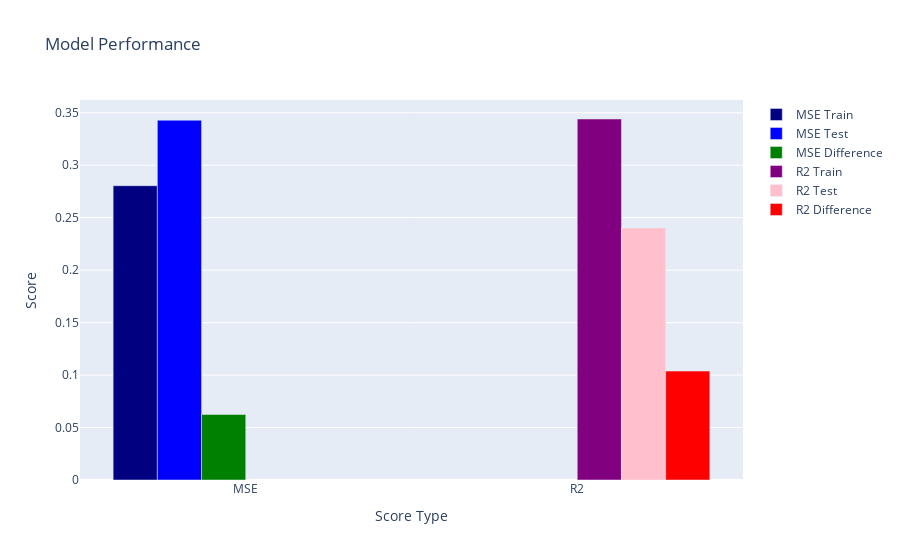

Here is the notebook cell this chart was saved with:
### Code cell
# Create an elastic net regression model
model = ElasticNet(alpha=0.001)

# Train the model
model.fit(df_x_select, df_y)

# Get the training MSE, R2 score, Testing MSE, and R2 score
mse_train = mean_squared_error(df_y, model.predict(df_x_select))
r2_train = r2_score(df_y, model.predict(df_x_select))
mse_test = mean_squared_error(df_test_y, model.predict(df_test_x_select))
r2_test = r2_score(df_test_y, model.predict(df_test_x_select))

# Print the training MSE and R2 score
print('Training MSE: ', mse_train)
print('Training R2: ', r2_train)

# Print the testing MSE and R2 score
print('Testing MSE: ', mse_test)
print('Testing R2: ', r2_test)

# Display the scores
plot_scores(mse_train, r2_train, mse_test, r2_test)

# Save the model
pickle.dump(model, open('models/regression/elastic_net.pkl', 'wb'))

### Figure 1 — Plotly figure (JSON) as saved in the notebook; plotly's stock layout.template omitted (floating-point values rounded to 4 significant figures)
{"data": [{"marker": {"color": "navy"}, "name": "MSE Train", "type": "bar", "x": ["MSE"], "y": [0.2805]}, {"marker": {"color": "blue"}, "name": "MSE Test", "type": "bar", "x": ["MSE"], "y": [0.3429]}, {"marker": {"color": "green"}, "name": "MSE Difference", "type": "bar", "x": ["MSE"], "y": [0.06242]}, {"marker": {"color": "purple"}, "name": "R2 Train", "type": "bar", "x": ["R2"], "y": [0.3441]}, {"marker": {"color": "pink"}, "name": "R2 Test", "type": "bar", "x": ["R2"], "y": [0.2403]}, {"marker": {"color": "red"}, "name": "R2 Difference", "type": "bar", "x": ["R2"], "y": [0.1038]}], "layout": {"title": {"text": "Model Performance"}, "xaxis": {"title": {"text": "Score Type"}}, "yaxis": {"title": {"text": "Score"}}}}
